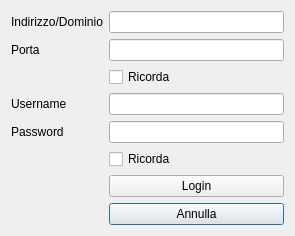
<?xml version="1.0" encoding="UTF-8"?>
<ui version="4.0">
 <class>Login</class>
 <widget class="QDialog" name="Login">
  <property name="geometry">
   <rect>
    <x>0</x>
    <y>0</y>
    <width>295</width>
    <height>220</height>
   </rect>
  </property>
  <property name="windowTitle">
   <string>Dialog</string>
  </property>
  <layout class="QGridLayout" name="gridLayout">
   <item row="0" column="0">
    <widget class="QLabel" name="label">
     <property name="text">
      <string>Indirizzo/Dominio</string>
     </property>
    </widget>
   </item>
   <item row="1" column="0">
    <widget class="QLabel" name="label_2">
     <property name="text">
      <string>Porta</string>
     </property>
    </widget>
   </item>
   <item row="0" column="1">
    <widget class="QLineEdit" name="domaniLineEdit"/>
   </item>
   <item row="3" column="0">
    <widget class="QLabel" name="label_3">
     <property name="text">
      <string>Username</string>
     </property>
    </widget>
   </item>
   <item row="1" column="1">
    <widget class="QLineEdit" name="portLineEdit"/>
   </item>
   <item row="7" column="1">
    <widget class="QPushButton" name="abortButton">
     <property name="text">
      <string>Annulla</string>
     </property>
    </widget>
   </item>
   <item row="4" column="0">
    <widget class="QLabel" name="label_4">
     <property name="text">
      <string>Password</string>
     </property>
    </widget>
   </item>
   <item row="6" column="1">
    <widget class="QPushButton" name="loginButton">
     <property name="text">
      <string>Login</string>
     </property>
    </widget>
   </item>
   <item row="4" column="1">
    <widget class="QLineEdit" name="passwordLineEdit">
     <property name="echoMode">
      <enum>QLineEdit::Password</enum>
     </property>
    </widget>
   </item>
   <item row="3" column="1">
    <widget class="QLineEdit" name="usernameLineEdit"/>
   </item>
   <item row="2" column="1">
    <widget class="QCheckBox" name="remeberNetCheck">
     <property name="text">
      <string>Ricorda</string>
     </property>
    </widget>
   </item>
   <item row="5" column="1">
    <widget class="QCheckBox" name="rememberUserCheck">
     <property name="text">
      <string>Ricorda</string>
     </property>
    </widget>
   </item>
  </layout>
 </widget>
 <tabstops>
  <tabstop>domaniLineEdit</tabstop>
  <tabstop>portLineEdit</tabstop>
  <tabstop>usernameLineEdit</tabstop>
  <tabstop>passwordLineEdit</tabstop>
  <tabstop>loginButton</tabstop>
  <tabstop>abortButton</tabstop>
  <tabstop>remeberNetCheck</tabstop>
  <tabstop>rememberUserCheck</tabstop>
 </tabstops>
 <resources/>
 <connections/>
</ui>
